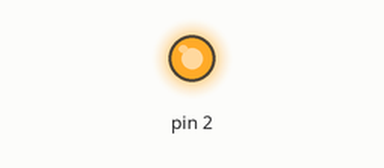
Recording of a sketch running on a simulated Arduino Uno, built with avr-gcc and run on an emulated ATmega328P. On the bench: output pins drawn as LEDs (lit = HIGH).

Above: at 0.1 s.
Timing chart, 0 to 1.6 s (numbered marks = the images above):
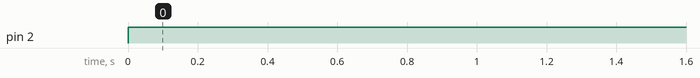

Measured:
- by itself, pin 2: LOW → HIGH at 0.00 s

The sketch:

if_else_led.ino
```cpp
void setup(){
  pinMode(2,OUTPUT);
}
void loop(){
  int x=2;
  if(x==2){
    digitalWrite(2,HIGH);
    delay(1000);
  }
  else{
    digitalWrite(2,LOW);
  }
}
```
